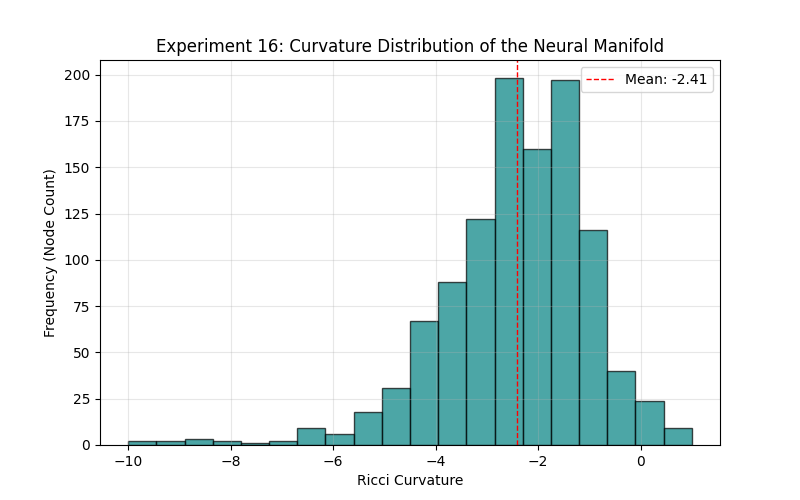

This figure's Python source:

import sys
import os
import statistics

# Path setup to find tensor_lenia lib from EXPERIMENTOS
sys.path.append(os.path.join(os.path.dirname(__file__), '../tests/tensor_lenia/lib'))

from hypergraph import SimpleWolframSystem
from curvature import calculate_forman_ricci

def run_ricci_distribution_experiment(steps=12):
    
    log_path = os.path.join(os.path.dirname(__file__), "exp16_ricci_curvature.log")
    with open(log_path, "w") as f:
        f.write("--- EXPERIMENT 16: RICCI CURVATURE (Geometric Intelligence) ---\n")

    def log(msg):
        print(msg)
        with open(log_path, "a") as f:
            f.write(msg + "\n")

    log(f"Running Ricci Curvature Distribution Experiment for {steps} steps...")
    
    # Initialize
    initial_edges = [[1, 2], [1, 3]]
    system = SimpleWolframSystem()
    system.initialize(initial_edges)
    
    # Evolve
    for i in range(steps):
        system.step()
        
    log(f"System evolved. Nodes: {system.next_node_id - 1}, Edges: {len(system.edges)}")
    
    # Measure Curvature
    log("Calculating Forman-Ricci Curvature (this is O(E^2) roughly, might be slow)...")
    curvatures = calculate_forman_ricci(system)
    
    vals = list(curvatures.values())
    
    min_c = min(vals)
    max_c = max(vals)
    avg_c = statistics.mean(vals)
    std_c = statistics.stdev(vals) if len(vals) > 1 else 0
    
    log(f"Curvature Statistics:")
    log(f"  Min Ricci: {min_c:.4f}")
    log(f"  Max Ricci: {max_c:.4f}")
    log(f"  Avg Ricci: {avg_c:.4f}")
    log(f"  Std Dev:   {std_c:.4f}")
    
    # Histogram
    freqs = {}
    # Binning roughly integer values since Forman is often integer-like
    for c in vals:
        bin_c = round(c)
        freqs[bin_c] = freqs.get(bin_c, 0) + 1
        
    log("\nCurvature Distribution (Rounded):")
    sorted_freqs = sorted(freqs.items())
    for c, count in sorted_freqs:
        bar = "#" * int(count / len(vals) * 50) 
        if not bar and count > 0: bar = "."
        log(f"  {c:3d}: {count:5d} {bar}")

    # Visualization
    import matplotlib.pyplot as plt
    plt.figure(figsize=(8, 5))
    plt.hist(vals, bins=20, color='teal', alpha=0.7, edgecolor='black')
    plt.title('Experiment 16: Curvature Distribution of the Neural Manifold')
    plt.xlabel('Ricci Curvature')
    plt.ylabel('Frequency (Node Count)')
    plt.axvline(avg_c, color='red', linestyle='dashed', linewidth=1, label=f'Mean: {avg_c:.2f}')
    plt.legend()
    plt.grid(True, alpha=0.3)
    output_path = os.path.join(os.path.dirname(__file__), 'exp16_ricci_curvature.png')
    plt.savefig(output_path)
    log(f"Saved curvature histogram to {output_path}")

    # Interpretation
    # Negative curvature -> Hyperbolic (saddle points, expansion)
    # Positive curvature -> Spherical (clumps, slow growth)
    # Zero -> Flat (grid)
    
    if std_c > 0.1:
        log("\n[SUCCESS] Manifold has varied curvature structure.")
    else:
        log("\n[FAIL] Manifold is geometrically flat.")

if __name__ == "__main__":
    run_ricci_distribution_experiment()
